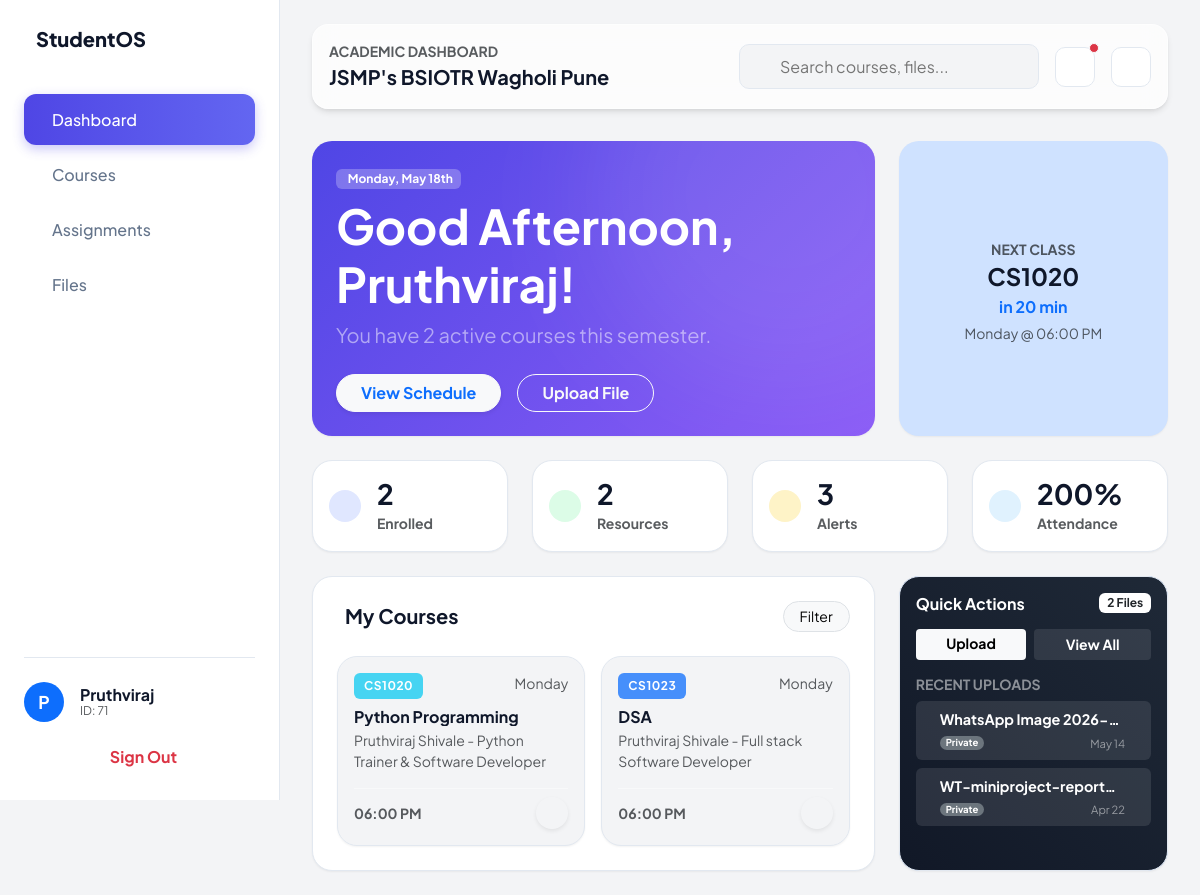
/dashboard.php (signed in), run on the app's committed database.
### tables this page shows
CREATE TABLE `students` (
  `id` int(11) NOT NULL,
  `name` varchar(100) NOT NULL,
  `roll_no` varchar(50) NOT NULL,
  `college` varchar(150) NOT NULL,
  `email` varchar(150) NOT NULL,
  `contact` varchar(20) NOT NULL,
  `parent_contact` varchar(20) DEFAULT NULL,
  `password` varchar(255) NOT NULL,
  `created_at` timestamp NOT NULL DEFAULT current_timestamp()
);

CREATE TABLE `student_courses` (
  `id` int(11) NOT NULL,
  `student_id` int(11) NOT NULL,
  `course_id` int(11) NOT NULL,
  `registered_at` timestamp NOT NULL DEFAULT current_timestamp()
);

CREATE TABLE `courses` (
  `id` int(11) NOT NULL,
  `course_code` varchar(20) NOT NULL,
  `course_name` varchar(100) NOT NULL,
  `description` text DEFAULT NULL,
  `instructor_name` varchar(100) DEFAULT NULL,
  `schedule_day` varchar(20) DEFAULT NULL,
  `schedule_time` varchar(20) DEFAULT NULL,
  `total_seats` int(11) DEFAULT 60,
  `created_at` timestamp NOT NULL DEFAULT current_timestamp()
);

CREATE TABLE `files` (
  `id` int(11) NOT NULL,
  `student_id` int(11) NOT NULL,
  `file_name` varchar(255) DEFAULT NULL,
  `file_path` varchar(255) DEFAULT NULL,
  `file_type` varchar(50) DEFAULT NULL,
  `is_shared` tinyint(1) DEFAULT 0,
  `share_token` varchar(100) DEFAULT NULL,
  `uploaded_at` timestamp NOT NULL DEFAULT current_timestamp()
);

### dashboard.php (the view, shortened to what this page needs)
<?php
require 'config.php';
$student_id = $_SESSION['student_id'];
$stmt = $conn->prepare("
    SELECT name, roll_no, college, email, contact, parent_contact, created_at
    FROM students
    WHERE id = ?
");
$stmt->bind_param("i", $student_id);
$stmt->execute();
$stmt->bind_result($name, $roll_no, $college, $email, $contact, $parent_contact, $created_at);
$noti = $conn->query("SELECT COUNT(*) AS total FROM notifications WHERE student_id=$student_id AND is_read=0");
$noti_count = $noti->fetch_assoc()['total'];
$files = [];
$res = $conn->query("
    SELECT id, file_name, file_type, file_path, is_shared, uploaded_at, share_token
    FROM files
    WHERE student_id = $student_id
    ORDER BY uploaded_at DESC
");
while ($r = $res->fetch_assoc()) $files[] = $r;
$courseStmt = $conn->prepare("
    SELECT c.id, c.course_code, c.course_name, c.instructor_name,
           c.schedule_day, c.schedule_time, sc.registered_at
    FROM courses c
    JOIN student_courses sc ON c.id = sc.course_id
    WHERE sc.student_id = ?
");
$courseStmt->bind_param("i", $student_id);
$courseStmt->execute();
$courseRes = $courseStmt->get_result();
$registered_courses = $courseRes->fetch_all(MYSQLI_ASSOC);
$totalLectures = 0;
$attendedLectures = 0;
foreach($registered_courses as $course) {
    $course_id = $course['id'];
    $stmt = $conn->prepare("SELECT COUNT(*) FROM course_lectures WHERE course_id=?");
    $stmt->bind_param("i", $course_id);
    $stmt->execute();
    $stmt->bind_result($lecturesCount);
    $totalLectures += $lecturesCount;
    $stmt = $conn->prepare("SELECT COUNT(*) FROM student_activity WHERE student_id=? AND course_id=?");
    $stmt->bind_param("ii", $student_id, $course_id);
    $stmt->execute();
    $stmt->bind_result($attendedCount);
    $attendedLectures += $attendedCount;
}
$attendancePercent = ($totalLectures > 0) ? round(($attendedLectures / $totalLectures) * 100) : 0;
$hour = date('H');
if ($hour < 12) $greeting = "Good Morning";
elseif ($hour < 18) $greeting = "Good Afternoon";
else $greeting = "Good Evening";
$firstName = explode(' ', $name)[0];
?>
<!DOCTYPE html>
<html lang="en" data-theme="light">
<head>
    <link href="https://cdn.jsdelivr.net/npm/remixicon@3.5.0/fonts/remixicon.css" rel="stylesheet">
    <link href="https://cdn.jsdelivr.net/npm/bootstrap@5.3.2/dist/css/bootstrap.min.css" rel="stylesheet">
</head>
<body>
<div class="wrapper">
    <aside class="sidebar" id="sidebar">
        <div class="logo">
            <span>StudentOS</span>
        </div>
        <nav class="flex-grow-1">
            <a href="#" class="nav-link active"><i class="ri-dashboard-line"></i> Dashboard</a>
            <a href="courses.php" class="nav-link"><i class="ri-book-open-line"></i> Courses</a>
            <a href="assignments.php" class="nav-link"><i class="ri-task-line"></i> Assignments</a>
            <a href="upload.php" class="nav-link"><i class="ri-folder-cloud-line"></i> Files</a>
        </nav>
        <div class="mt-auto pt-4 border-top" style="border-color: var(--border-color) !important;">
            <div class="d-flex align-items-center gap-3 mb-3">
                <div class="rounded-circle bg-primary text-white d-flex align-items-center justify-content-center fw-bold" style="width:40px; height:40px; font-size:1.1rem;">
                    <?php echo substr($name, 0, 1); ?>
                </div>
                <div style="line-height: 1.2;">
                    <div class="fw-bold fs-6"><?php echo explode(' ', $name)[0]; ?></div>
                    <div class="text-muted small" style="font-size: 0.75rem;">ID: <?php echo $roll_no; ?></div>
                </div>
            </div>
            <a href="logout.php" class="btn w-100 btn-danger-subtle text-danger fw-bold d-flex align-items-center justify-content-center gap-2">
                <i class="ri-logout-box-r-line"></i> Sign Out
            </a>
        </div>
    </aside>
    <main class="main">
        <header class="header">
            <div class="d-flex align-items-center gap-3">
                <div class="d-flex flex-column">
                    <span class="text-muted small fw-bold text-uppercase">Academic Dashboard</span>
                    <span class="fw-bold fs-5"><?php echo $college; ?></span>
                </div>
            </div>
            <div class="d-flex align-items-center gap-3">
                <div class="search-bar d-none d-md-block">
                    <input type="text" placeholder="Search courses, files...">
                </div>
                <button class="btn-action position-relative" onclick="window.location.href='notifications.php'">
                    <?php if ($noti_count > 0): ?>
                        <span class="position-absolute top-0 start-100 translate-middle p-1 bg-danger border border-light rounded-circle"></span>
                    <?php endif; ?>
                </button>
                <button class="btn-action" id="themeToggle">
                </button>
            </div>
        </header>
        <div class="container-fluid p-0">
            <div class="row g-4 mb-4">
                <div class="col-lg-8">
                    <div class="glass-card hero p-4 d-flex align-items-center justify-content-between">
                        <div class="z-1">
                            <span class="badge bg-white bg-opacity-25 backdrop-blur text-white mb-2">
                                <i class="ri-calendar-check-line me-1"></i> <?php echo date('l, F jS'); ?>
                            </span>
                            <h1 class="display-5 fw-bold mb-2"><?php echo $greeting; ?>, <?php echo $firstName; ?>!</h1>
                            <p class="mb-4 text-white-50 fs-5">You have <?php echo count($registered_courses); ?> active courses this semester.</p>
                            <div class="d-flex gap-3">
                                <a href="courses.php" class="btn btn-light fw-bold px-4 rounded-pill shadow-sm text-primary">View Schedule</a>
                                <a href="upload.php" class="btn btn-outline-light fw-bold px-4 rounded-pill">Upload File</a>
                            </div>
                        </div>
                    </div>
                </div>
                <div class="col-lg-4">
                    <div class="glass-card bg-primary-subtle border-0 h-100 d-flex flex-column justify-content-center align-items-center text-center p-4">
                        <div id="nextClassWidget">
                        </div>
                    </div>
                </div>
            </div>
            <div class="row g-4 mb-4">
                <div class="col-6 col-md-3">
                    <div class="glass-card p-3">
                        <div class="d-flex align-items-center gap-3">
                            <div class="rounded-circle bg-blue-100 text-primary p-3 bg-opacity-10" style="background: #e0e7ff;">
                            </div>
                            <div>
                                <h3 class="mb-0 fw-bold"><?php echo count($registered_courses); ?></h3>
                                <span class="text-muted small fw-bold">Enrolled</span>
                            </div>
                        </div>
                    </div>
                </div>
                <div class="col-6 col-md-3">
                    <div class="glass-card p-3">
                        <div class="d-flex align-items-center gap-3">
                            <div class="rounded-circle text-success p-3 bg-opacity-10" style="background: #dcfce7;">
                            </div>
                            <div>
                                <h3 class="mb-0 fw-bold"><?php echo count($files); ?></h3>
                                <span class="text-muted small fw-bold">Resources</span>
                            </div>
                        </div>
                    </div>
                </div>
                <div class="col-6 col-md-3">
                    <div class="glass-card p-3">
                        <div class="d-flex align-items-center gap-3">
                            <div class="rounded-circle text-warning p-3 bg-opacity-10" style="background: #fef3c7;">
                            </div>
                            <div>
                                <h3 class="mb-0 fw-bold"><?php echo $noti_count; ?></h3>
                                <span class="text-muted small fw-bold">Alerts</span>
                            </div>
                        </div>
                    </div>
                </div>
                <div class="col-6 col-md-3">
                    <div class="glass-card p-3">
                        <div class="d-flex align-items-center gap-3">
                            <div class="rounded-circle text-info p-3 bg-opacity-10" style="background: #e0f2fe;">
                            </div>
                            <div>
                                <h3 class="mb-0 fw-bold"><?php echo $attendancePercent; ?>%</h3>
                                <span class="text-muted small fw-bold">Attendance</span>
                            </div>
                        </div>
                    </div>
                </div>
            </div>
            <div class="row g-4">
                <div class="col-lg-8">
                    <div class="glass-card">
                        <div class="d-flex justify-content-between align-items-center mb-4">
                            <h5 class="fw-bold m-0"><i class="ri-bookmark-3-fill text-primary me-2"></i>My Courses</h5>
                            <button class="btn btn-sm btn-light border rounded-pill px-3">Filter</button>
                        </div>
                        <?php if(count($registered_courses) > 0): ?>
                            <div class="row g-3">
                                <?php foreach($registered_courses as $course):
                                    $colors = ['bg-primary', 'bg-success', 'bg-warning', 'bg-info'];
                                    $randColor = $colors[array_rand($colors)];
                                ?>
                                <div class="col-md-6">
                                    <div class="glass-card course-card p-3" style="min-height: 140px; background: var(--bg-body);">
                                        <div>
                                            <div class="d-flex justify-content-between mb-2">
                                                <span class="course-tag text-white <?php echo $randColor; ?> bg-opacity-75">
                                                    <?php echo htmlspecialchars($course['course_code']); ?>
                                                </span>
                                                <span class="text-muted small"><i class="ri-time-line"></i> <?php echo $course['schedule_day']; ?></span>
                                            </div>
                                            <h6 class="fw-bold mb-1 text-truncate" title="<?php echo htmlspecialchars($course['course_name']); ?>">
                                                <?php echo htmlspecialchars($course['course_name']); ?>
                                            </h6>
                                            <p class="text-muted small mb-0"><?php echo htmlspecialchars($course['instructor_name']); ?></p>
                                        </div>
                                        <div class="mt-3 pt-2 border-top border-light d-flex justify-content-between align-items-center">
                                            <small class="text-muted fw-bold"><?php echo $course['schedule_time']; ?></small>
                                            <a href="#" class="btn btn-sm btn-white rounded-circle shadow-sm" style="width:32px; height:32px; display:grid; place-items:center;"><i class="ri-arrow-right-line"></i></a>
                                        </div>
                                    </div>
                                </div>
                                <?php endforeach; ?>
                            </div>
                        <?php endif; ?>
                    </div>
                </div>
                <div class="col-lg-4">
                    <div class="glass-card p-3 mb-4 bg-primary text-white" style="background: linear-gradient(45deg, #111827, #1f2937);">
                        <div class="d-flex justify-content-between align-items-center mb-3">
                            <h6 class="fw-bold m-0">Quick Actions</h6>
                             <span class="badge bg-white text-dark"><?php echo count($files); ?> Files</span>
                        </div>
                        <div class="d-flex gap-2 mb-3">
                            <a href="upload.php" class="btn btn-sm btn-light flex-fill fw-bold border-0"><i class="ri-upload-cloud-line text-primary"></i> Upload</a>
                            <a href="upload.php" class="btn btn-sm btn-white bg-white bg-opacity-10 text-white flex-fill fw-bold"><i class="ri-folder-open-line"></i> View All</a>
                        </div>
                        <h6 class="small fw-bold text-white-50 text-uppercase ls-1 mb-2">Recent Uploads</h6>
                        <div class="d-flex flex-column gap-2" style="max-height: 250px; overflow-y: auto;">
                            <?php if(count($files) > 0): ?>
                                <?php foreach (array_slice($files, 0, 4) as $f):
                                ?>
                                <div class="d-flex align-items-center bg-white bg-opacity-10 p-2 rounded">
                                    <div class="flex-grow-1 overflow-hidden">
                                        <div class="fw-bold text-truncate text-white" style="font-size: 0.9rem;"><?php echo htmlspecialchars($f['file_name']); ?></div>
                                        <div class="d-flex justify-content-between align-items-center mt-1">
                                            <span class="badge <?php echo $f['is_shared'] ? 'bg-success' : 'bg-secondary'; ?> rounded-pill" style="font-size:0.6rem; padding: 2px 6px;">
                                                <?php echo $f['is_shared'] ? 'Public' : 'Private'; ?>
                                            </span>
                                            <span class="text-white-50 small" style="font-size: 0.7rem;"><?php echo date('M d', strtotime($f['uploaded_at'])); ?></span>
                                        </div>
                                    </div>
                                    <a href="download.php?file_id=<?php echo $f['id']; ?>" class="btn btn-sm btn-link text-white-50"><i class="ri-download-line"></i></a>
                                </div>
                                <?php endforeach; ?>
                            <?php else: ?>
                                <p class="text-center text-white-50 small py-3">No files found.</p>
                            <?php endif; ?>
                        </div>
                    </div>
                </div>
            </div>
        </div>
    </main>
</div>
</body>
</html>

### data on the page
students: name "P", name "Pruthviraj", roll_no "71", college "JSMP's BSIOTR Wagholi Pune"
student_courses: course.course_code "CS1020", course.schedule_day "Monday", course.course_name "Python Programming", course.instructor_name "Pruthviraj Shivale - Python Trainer & Software Developer", course.schedule_time "06:00 PM"
student_courses: course.course_code "CS1023", course.schedule_day "Monday", course.course_name "DSA", course.instructor_name "Pruthviraj Shivale - Full stack Software Developer", course.schedule_time "06:00 PM"
files: file_name "WhatsApp Image 2026-…", is_shared "Private", uploaded_at "May 14"
files: file_name "WT-miniproject-report…", is_shared "Private", uploaded_at "Apr 22"

### other printed values
$greeting "Good Afternoon"
count($registered_courses) "2"
count($files) "2"
$noti_count "3"
$attendancePercent "200"
